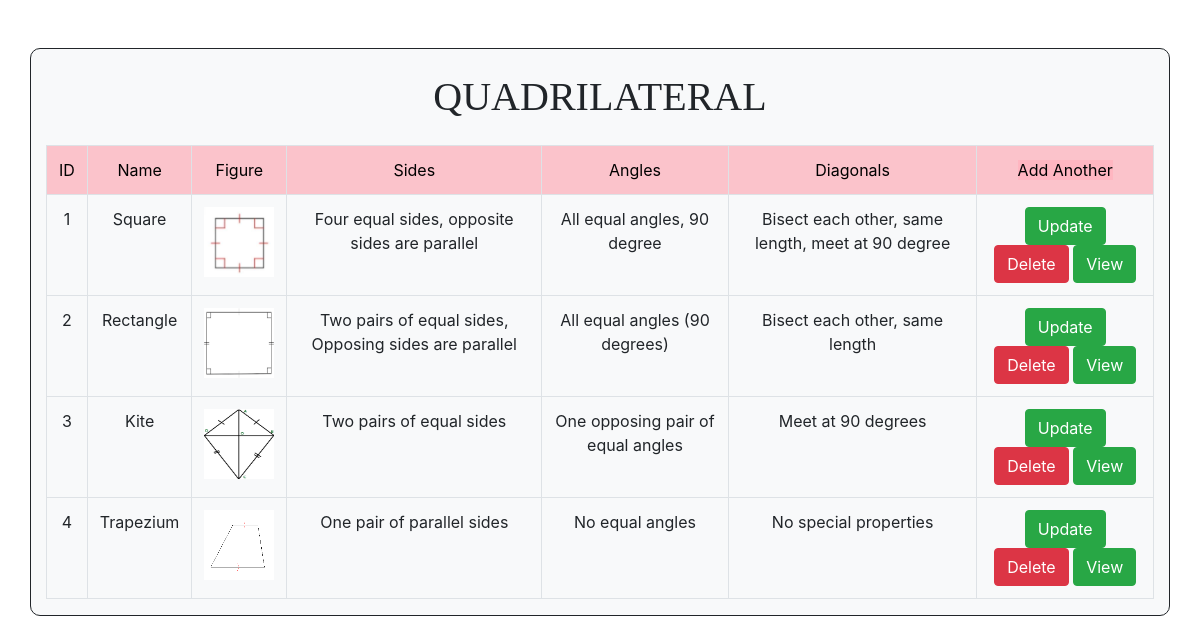
The page / on the database its author committed.
### quadrilateral/models.py (models this page shows, shortened)
class quadrilateral(models.Model):
    Name=models.CharField(max_length=100)
    Figure =models.ImageField(upload_to='media/')
    Sides=models.TextField()
    Angles=models.TextField()
    Diagonals=models.TextField()

### quadrilateral/views.py (the view)
# urls.py: path('', views.user_list),
def user_list(request):
    records=quadrilateral.objects.all()
    mydict={'records':records}
    return render(request,'table.html',context=mydict)

### quadrilateral/templates/table.html (shortened to what this page needs)
<!DOCTYPE html>
<html lang="en">
<head>
    <link rel="stylesheet" href="https://cdn.jsdelivr.net/npm/bootstrap@4.6.1/dist/css/bootstrap.min.css">
</head>
<body>
<div class="container mt-5 bg-light" style="border:1px solid ; background-color:#1111; border-radius: 10px;">
    <h1 class="m-4 text-center" style="font-family: 'Times New Roman', Times, serif;">QUADRILATERAL</h1>
    <table class="table table-bordered" >
        <tr class=" text-white text-center" style="background-color: rgb(251, 195, 203);" >
            <td style="color: black;"> ID </td>
            <td style="color: black;"> Name </td>
            <td style="color: black;"> Figure </td>
            <td style="color: black;"> Sides </td>
            <td style="color: black;"> Angles </td>
            <td style="color: black;"> Diagonals</td>
            <td><a href="/create/"  style="background-color: lightpink; color: black;">Add Another </a></td>
        </tr>
        {%for rec in records %}
        <tr class="text-center">
            <td>{{forloop.counter}}</td>
            <td>{{rec.Name}}</td>
            <td><img src="/media/{{rec.Figure}}"class="square" height="70px" width="70px"></td>
            <td>{{rec.Sides}}</td>
            <td>{{rec.Angles}}</td>
            <td>{{rec.Diagonals}}</td>
            <td> <a href="/update/{{rec.id}}" class="btn btn-success">Update</a>
                <a href="/delete/{{rec.id}}" class="btn btn-danger">Delete</a>
                <a href="/View/{{rec.id}}" class="btn btn-success">View</a>
            </td>
        </tr>
    {%endfor%}
    </table>
</div>
</body>
</html>

### rows shown on the page
quadrilateral: Name "Square", Figure (picture), Sides "Four equal sides, opposite sides are parallel", Angles "All equal angles, 90 degree", Diagonals "Bisect each other, same length, meet at 90 degree"
quadrilateral: Name "Rectangle", Figure (picture), Sides "Two pairs of equal sides, Opposing sides are parallel", Angles "All equal angles (90 degrees)", Diagonals "Bisect each other, same length"
quadrilateral: Name "Kite", Figure (picture), Sides "Two pairs of equal sides", Angles "One opposing pair of equal angles", Diagonals "Meet at 90 degrees"
quadrilateral: Name "Trapezium", Figure (picture), Sides "One pair of parallel sides", Angles "No equal angles", Diagonals "No special properties"
